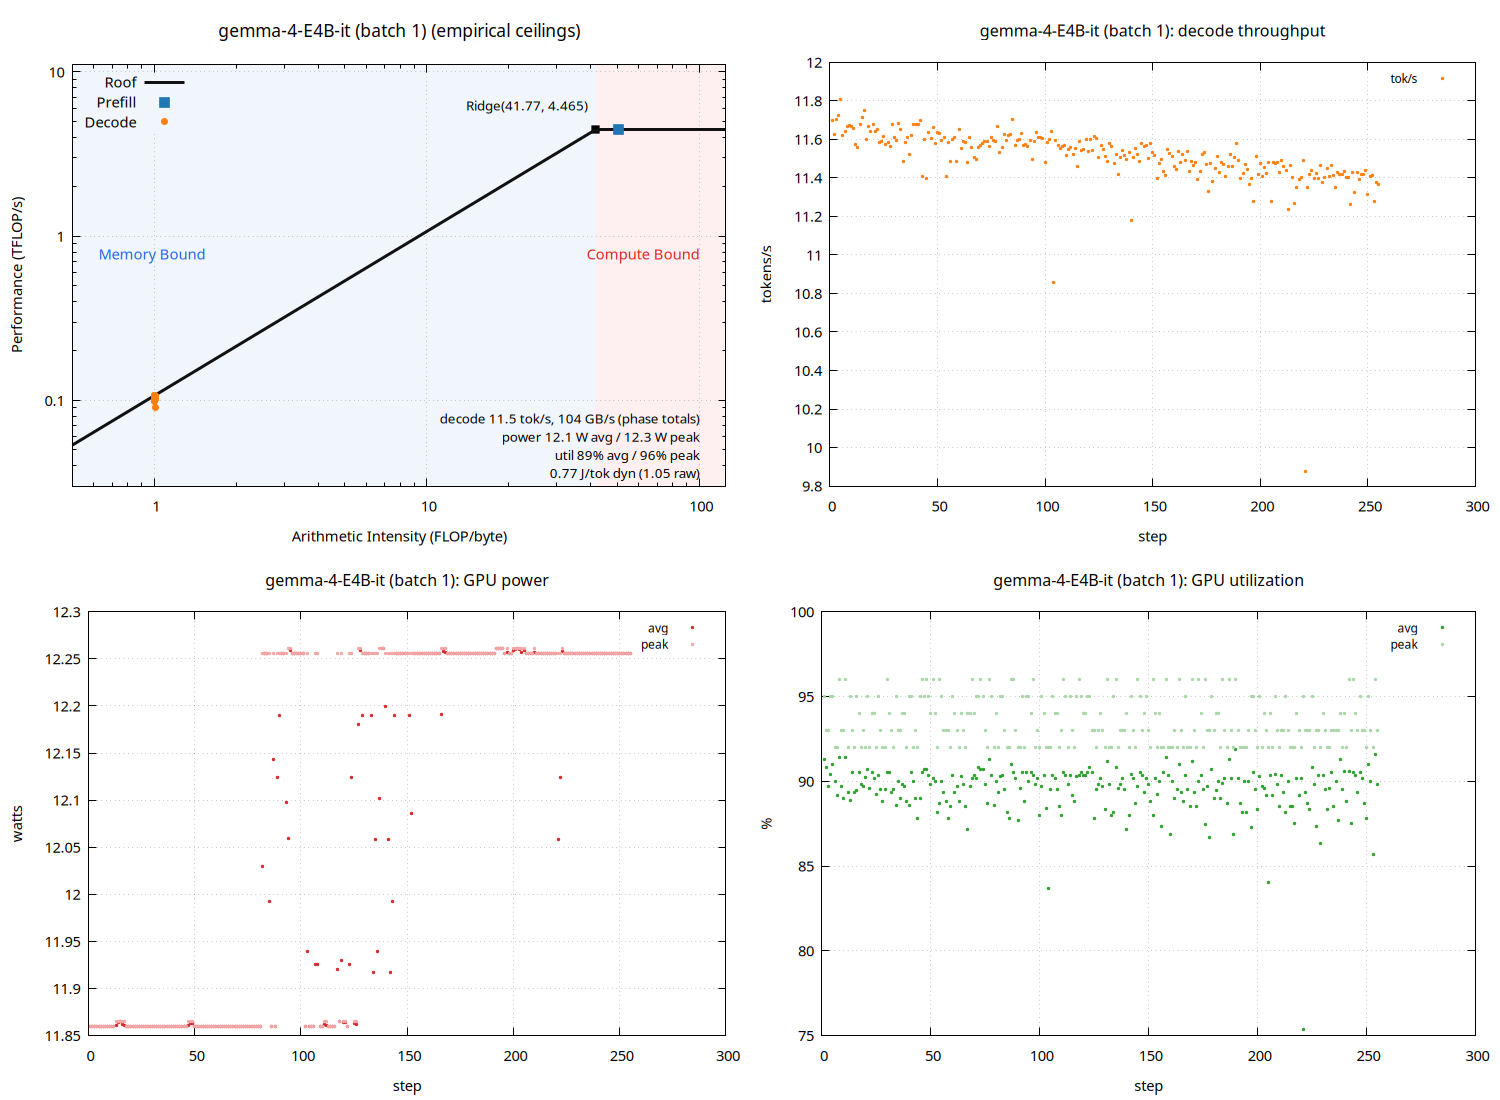

Write the gnuplot code that produced this figure.
set terminal pngcairo size 1500,1100 enhanced font 'Sans,11'
set output 'sweep_thor_tf/gemma_b001_roofline.png'
set datafile separator "\t"
set datafile missing 'NaN'
set multiplot layout 2,2
unset label
unset object
unset arrow
set title "gemma-4-E4B-it (batch 1) (empirical ceilings)" font ',13'
set xlabel "Arithmetic Intensity (FLOP/byte)"
set ylabel "Performance (TFLOP/s)"
set logscale xy
set xrange [0.500855:125.297]
set yrange [0.0301014:11.1614]
set grid xtics ytics
set key top left
set object 1 rectangle from graph 0, graph 0 to first 41.7656, graph 1 \
    fillcolor rgb '#dce9f7' fillstyle solid 0.45 noborder behind
set object 2 rectangle from first 41.7656, graph 0 to graph 1, graph 1 \
    fillcolor rgb '#fbdcdc' fillstyle solid 0.45 noborder behind
set label 1 "Memory Bound" at graph 0.04, graph 0.55 left \
    textcolor rgb '#2563eb' font ',11'
set label 2 "Compute Bound" at graph 0.96, graph 0.55 right \
    textcolor rgb '#dc2626' font ',11'
set label 3 "Ridge(41.77, 4.465)" \
    at first 41.7656, first 4.46458 right \
    point pointtype 5 pointsize 1.2 \
    offset character -1.5, character 1 font ',10'
set label 4 "decode 11.5 tok/s, 104 GB/s (phase totals)\npower 12.1 W avg / 12.3 W peak\nutil 89% avg / 96% peak\n0.77 J/tok dyn (1.05 raw)" at graph 0.96, graph 0.16 right font ',10'
peak_t = 4.46458
peak_b = 106.896
roof(x) = (x * peak_b / 1000.0 < peak_t) ? x * peak_b / 1000.0 : peak_t
plot roof(x) with lines linewidth 3 linecolor rgb '#111111' title 'Roof', \
     'sweep_thor_tf/gemma_b001_roofline.dat' using 3:(strcol(2) eq 'prefill' ? $4 : 1/0) with points \
         pointtype 5 pointsize 1.6 linecolor rgb '#1f77b4' title 'Prefill', \
     'sweep_thor_tf/gemma_b001_roofline.dat' using 3:(strcol(2) eq 'decode' ? $4 : 1/0) with points \
         pointtype 7 pointsize 1.0 linecolor rgb '#ff7f0e' title 'Decode'

unset label
unset object
unset arrow
unset logscale
set xrange [*:*]
set yrange [*:*]
set title "gemma-4-E4B-it (batch 1): decode throughput" font ',12'
set xlabel "step"
set ylabel "tokens/s"
set grid xtics ytics
set key top right font ',9'
plot 'sweep_thor_tf/gemma_b001_roofline.dat' using 1:(strcol(2) eq 'decode' ? $5 : 1/0) with points pointtype 7 pointsize 0.4 linecolor rgb '#ff7f0e' title 'tok/s'

unset label
unset object
unset arrow
unset logscale
set xrange [*:*]
set yrange [*:*]
set title "gemma-4-E4B-it (batch 1): GPU power" font ',12'
set xlabel "step"
set ylabel "watts"
set grid xtics ytics
set key top right font ',9'
plot 'sweep_thor_tf/gemma_b001_roofline.dat' using 1:(strcol(2) eq 'decode' ? $6 : 1/0) with points pointtype 7 pointsize 0.4 linecolor rgb '#d62728' title 'avg', \
     'sweep_thor_tf/gemma_b001_roofline.dat' using 1:(strcol(2) eq 'decode' ? $8 : 1/0) with points pointtype 7 pointsize 0.4 linecolor rgb '#f4a6a6' title 'peak'

unset label
unset object
unset arrow
unset logscale
set xrange [*:*]
set yrange [*:*]
set title "gemma-4-E4B-it (batch 1): GPU utilization" font ',12'
set xlabel "step"
set ylabel "%"
set grid xtics ytics
set key top right font ',9'
plot 'sweep_thor_tf/gemma_b001_roofline.dat' using 1:(strcol(2) eq 'decode' ? $7 : 1/0) with points pointtype 7 pointsize 0.4 linecolor rgb '#2ca02c' title 'avg', \
     'sweep_thor_tf/gemma_b001_roofline.dat' using 1:(strcol(2) eq 'decode' ? $9 : 1/0) with points pointtype 7 pointsize 0.4 linecolor rgb '#a9d7a9' title 'peak'

unset multiplot
